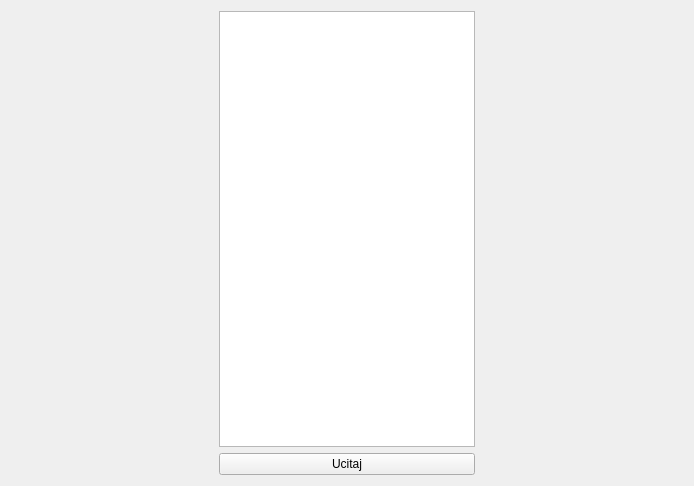
<?xml version="1.0" encoding="UTF-8"?>
<ui version="4.0">
 <class>Datoteka</class>
 <widget class="QWidget" name="Datoteka">
  <property name="geometry">
   <rect>
    <x>0</x>
    <y>0</y>
    <width>694</width>
    <height>486</height>
   </rect>
  </property>
  <property name="windowTitle">
   <string>Form</string>
  </property>
  <layout class="QVBoxLayout" name="verticalLayout_2">
   <item>
    <layout class="QHBoxLayout" name="horizontalLayout">
     <item>
      <spacer name="horizontalSpacer_2">
       <property name="orientation">
        <enum>Qt::Horizontal</enum>
       </property>
       <property name="sizeHint" stdset="0">
        <size>
         <width>40</width>
         <height>20</height>
        </size>
       </property>
      </spacer>
     </item>
     <item>
      <layout class="QVBoxLayout" name="verticalLayout">
       <item>
        <widget class="QListWidget" name="listWidget"/>
       </item>
       <item>
        <widget class="QPushButton" name="pushButton">
         <property name="text">
          <string>Ucitaj</string>
         </property>
        </widget>
       </item>
      </layout>
     </item>
     <item>
      <spacer name="horizontalSpacer">
       <property name="orientation">
        <enum>Qt::Horizontal</enum>
       </property>
       <property name="sizeHint" stdset="0">
        <size>
         <width>40</width>
         <height>20</height>
        </size>
       </property>
      </spacer>
     </item>
    </layout>
   </item>
  </layout>
 </widget>
 <resources/>
 <connections/>
</ui>
